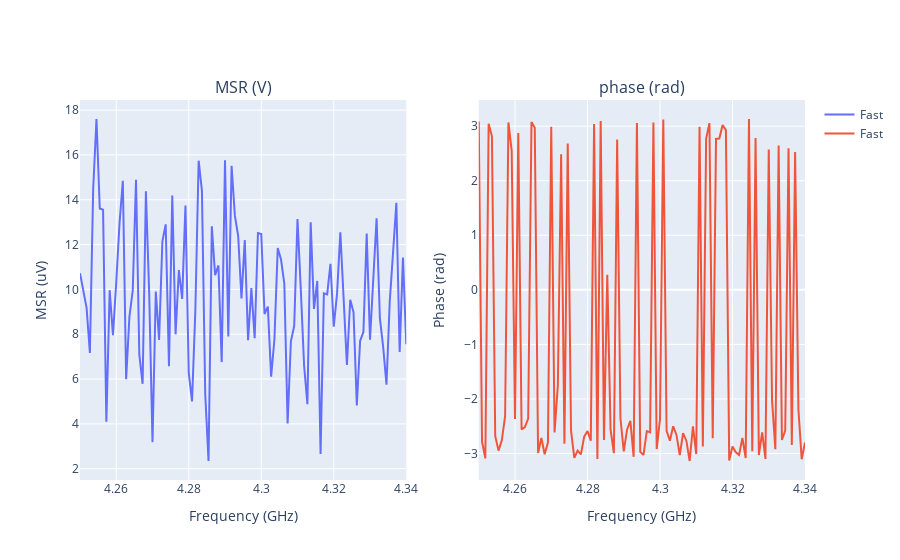

The notebook cell this image was saved under:
### Code cell
start = -50e6
stop = 40e6
points = 100

sequence = qubit_spectroscopy_sequence(
    Device,
    qubit = 0,
)

qubit = 0    
Base_lo = Device.instruments["shfqc_qc"]["settings"]["lo_frequency"]
    
Data = DataUnits(
    name=f"sweep_q{qubit}", quantities={"frequency": "Hz"}
)

freqs = np.linspace(start, stop, points)

msr, phase, i, q = Device.execute_pulse_sequence_freq(sequence, start, stop, points)

results = {
    "MSR[V]": msr[0],
    "i[V]": i[0],
    "q[V]": q[0],
    "phase[rad]": phase[0],
    "frequency[Hz]": freqs + Base_lo,
}

Data.set(results)

frequency_msr_phase__fast_precision(Data)
